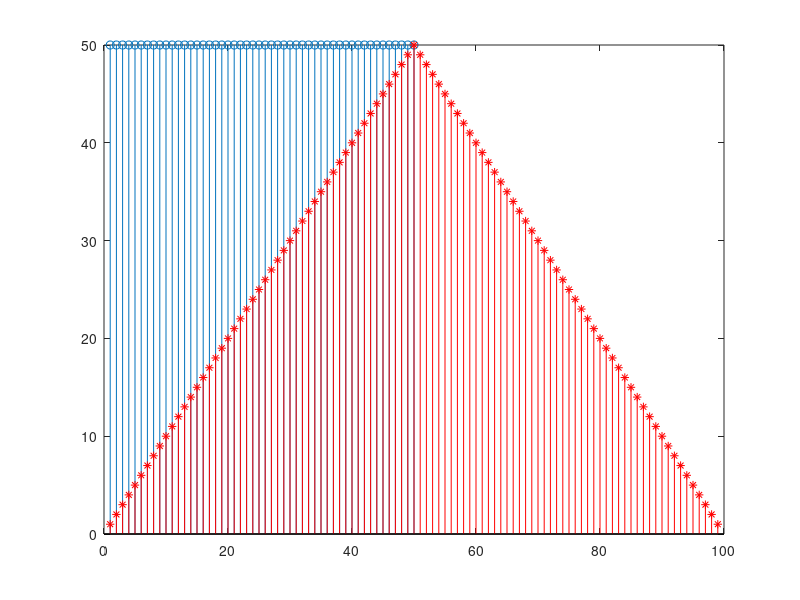

The MATLAB source for this figure:
clear;
clc;
close all

%%N = 50;
%%L = 20;
%%p = 20;

%aliasing

N = 50;
L = 50;
p = 50;

x = ones(L,1);
h = ones(p,1);
X = fft(x,N);
H = fft(h,N);
yf = X.*H ;
y=ifft(yf , N);

stem(y);
hold on;
stem(conv(x,h),"-*r");

